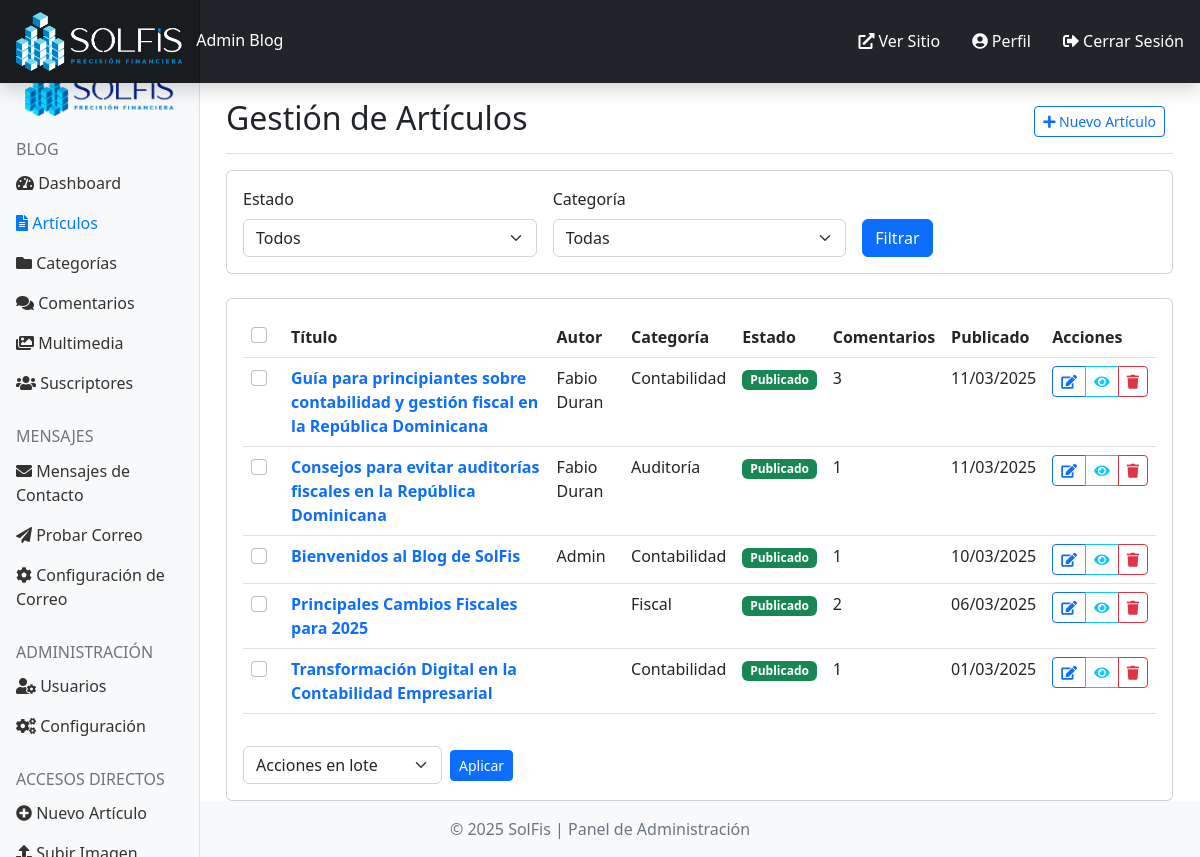
The page /admin/posts.php (signed in) on the database its author committed.
### tables this page shows
CREATE TABLE `posts` (
  `id` int(11) NOT NULL,
  `title` varchar(255) NOT NULL,
  `slug` varchar(255) NOT NULL,
  `excerpt` text DEFAULT NULL,
  `content` longtext NOT NULL,
  `category_id` int(11) DEFAULT NULL,
  `author_id` int(11) DEFAULT NULL,
  `status` enum('draft','published','archived') NOT NULL DEFAULT 'draft',
  `image` varchar(255) DEFAULT NULL,
  `published_at` datetime DEFAULT NULL,
  `created_at` datetime NOT NULL,
  `updated_at` datetime NOT NULL
);

CREATE TABLE `users` (
  `id` int(11) NOT NULL,
  `name` varchar(255) NOT NULL,
  `email` varchar(255) NOT NULL,
  `password` varchar(255) NOT NULL,
  `role` enum('admin','author','editor') NOT NULL DEFAULT 'author',
  `image` varchar(255) DEFAULT NULL,
  `bio` text DEFAULT NULL,
  `created_at` datetime NOT NULL,
  `updated_at` datetime NOT NULL
);

CREATE TABLE `categories` (
  `id` int(11) NOT NULL,
  `name` varchar(255) NOT NULL,
  `slug` varchar(255) NOT NULL,
  `description` text DEFAULT NULL,
  `created_at` datetime NOT NULL,
  `updated_at` datetime NOT NULL
);

### includes/blog-system.php (called while the page is built, shortened)
<?php
class Database {
    private $connection;
    private static $instance;
    private function __construct() {
        $this->connection = new mysqli(DB_HOST, DB_USER, DB_PASS, DB_NAME);
        $this->connection->set_charset("utf8mb4");
    }
    public static function getInstance() {
        if (!self::$instance) {
            self::$instance = new self();
        }
        return self::$instance;
    }
    public function query($sql) {
        return $this->connection->query($sql);
    }
}
class BlogPost {
    private $db;
    public function __construct() {
        $this->db = Database::getInstance();
    }
    public function getAdminPosts($page = 1, $per_page = 10, $status = null) {
        $offset = ($page - 1) * $per_page;
        $sql = "SELECT p.*, c.name as category_name, u.name as author_name
                FROM posts p
                LEFT JOIN categories c ON p.category_id = c.id
                LEFT JOIN users u ON p.author_id = u.id";
        $sql .= " ORDER BY p.created_at DESC LIMIT $offset, $per_page";
        $result = $this->db->query($sql);
        $posts = [];
        while ($result && $row = $result->fetch_assoc()) {
            $posts[] = $row;
        }
        $countSql = "SELECT COUNT(*) as total FROM posts";
        $countResult = $this->db->query($countSql);
        $totalPosts = 0;
        if ($countResult && $countResult->num_rows > 0) {
            $totalPosts = $countResult->fetch_assoc()['total'];
        }
        return [
            'posts' => $posts,
            'total' => $totalPosts,
            'pages' => ceil($totalPosts / $per_page),
            'current_page' => $page
        ];
    }
}
class Comment {
    private $db;
    public function __construct() {
        $this->db = Database::getInstance();
    }
    public function getPostComments($postId, $approved = true) {
        $postId = (int)$postId;
        $sql = "SELECT * FROM comments
                WHERE post_id = $postId";
        $sql .= " ORDER BY created_at DESC";
        $result = $this->db->query($sql);
        $comments = [];
        while ($result && $row = $result->fetch_assoc()) {
            $comments[] = $row;
        }
        return $comments;
    }
}
class Auth {
    private static $instance;
    public static function getInstance() {
        if (!self::$instance) {
            self::$instance = new self();
        }
        return self::$instance;
    }
}

### admin/posts.php (the view, shortened to what this page needs)
<?php
require_once '../includes/blog-system.php';
$blogPost = new BlogPost();
$page = isset($_GET['page']) ? (int)$_GET['page'] : 1;
$status = isset($_GET['status']) ? $_GET['status'] : null;
$per_page = 10;
$postsData = $blogPost->getAdminPosts($page, $per_page, $status);
$posts = $postsData['posts'];
?>
<?php include 'includes/header.php'; ?>
<div class="admin-main">
    <div class="container-fluid">
        <div class="row">
            <?php include 'includes/sidebar.php'; ?>
            <main class="col-md-9 ms-sm-auto col-lg-10 px-md-4">
                <div class="d-flex justify-content-between flex-wrap flex-md-nowrap align-items-center pt-3 pb-2 mb-3 border-bottom">
                    <h1 class="h2">Gestión de Artículos</h1>
                    <div class="btn-toolbar mb-2 mb-md-0">
                        <div class="btn-group me-2">
                            <a href="post-new.php" class="btn btn-sm btn-outline-primary">
                                <i class="fas fa-plus"></i> Nuevo Artículo
                            </a>
                        </div>
                    </div>
                </div>
                <div class="card mb-4">
                    <div class="card-body">
                        <form action="posts.php" method="get" class="row g-3">
                            <div class="col-md-4">
                                <label for="status" class="form-label">Estado</label>
                                <select name="status" id="status" class="form-select">
                                    <option value="">Todos</option>
                                </select>
                            </div>
                            <div class="col-md-4">
                                <label for="category" class="form-label">Categoría</label>
                                <select name="category" id="category" class="form-select">
                                    <option value="">Todas</option>
                                </select>
                            </div>
                            <div class="col-md-4 d-flex align-items-end">
                                <button type="submit" class="btn btn-primary">Filtrar</button>
                            </div>
                        </form>
                    </div>
                </div>
                <div class="card">
                    <div class="card-body">
                        <form action="posts.php" method="post">
                            <div class="table-responsive">
                                <table class="table table-hover">
                                    <thead>
                                        <tr>
                                            <th>
                                                <div class="form-check">
                                                    <input class="form-check-input select-all" type="checkbox" id="selectAll">
                                                </div>
                                            </th>
                                            <th>Título</th>
                                            <th>Autor</th>
                                            <th>Categoría</th>
                                            <th>Estado</th>
                                            <th>Comentarios</th>
                                            <th>Publicado</th>
                                            <th>Acciones</th>
                                        </tr>
                                    </thead>
                                    <tbody>
                                        <?php if (empty($posts)): ?>
                                        <tr>
                                            <td colspan="8" class="text-center py-4">No hay artículos que coincidan con los filtros aplicados.</td>
                                        </tr>
                                        <?php else: ?>
                                            <?php foreach ($posts as $post): ?>
                                            <tr>
                                                <td>
                                                    <div class="form-check">
                                                        <input class="form-check-input post-select" type="checkbox" name="post_ids[]" value="<?php echo $post['id']; ?>">
                                                    </div>
                                                </td>
                                                <td>
                                                    <a href="post-edit.php?id=<?php echo $post['id']; ?>" class="fw-bold text-decoration-none">
                                                        <?php echo $post['title']; ?>
                                                    </a>
                                                </td>
                                                <td><?php echo $post['author_name']; ?></td>
                                                <td><?php echo $post['category_name']; ?></td>
                                                <td>
                                                    <?php if ($post['status'] === 'published'): ?>
                                                        <span class="badge bg-success">Publicado</span>
                                                    <?php elseif ($post['status'] === 'draft'): ?>
                                                        <span class="badge bg-secondary">Borrador</span>
                                                    <?php else: ?>
                                                        <span class="badge bg-danger">Archivado</span>
                                                    <?php endif; ?>
                                                </td>
                                                <td>
                                                    <?php
                                                    $comment = new Comment();
                                                    $commentCount = count($comment->getPostComments($post['id'], false));
                                                    echo $commentCount > 0 ? $commentCount : '-';
                                                    ?>
                                                </td>
                                                <td><?php echo $post['published_at'] ? date('d/m/Y', strtotime($post['published_at'])) : '-'; ?></td>
                                                <td>
                                                    <div class="btn-group">
                                                        <a href="post-edit.php?id=<?php echo $post['id']; ?>" class="btn btn-sm btn-outline-primary">
                                                            <i class="fas fa-edit"></i>
                                                        </a>
                                                        <a href="../blog/<?php echo $post['slug']; ?>" target="_blank" class="btn btn-sm btn-outline-info">
                                                            <i class="fas fa-eye"></i>
                                                        </a>
                                                        <a href="post-delete.php?id=<?php echo $post['id']; ?>" class="btn btn-sm btn-outline-danger" onclick="return confirm('¿Está seguro de eliminar este artículo?');">
                                                            <i class="fas fa-trash"></i>
                                                        </a>
                                                    </div>
                                                </td>
                                            </tr>
                                            <?php endforeach; ?>
                                        <?php endif; ?>
                                    </tbody>
                                </table>
                            </div>
                            <div class="d-flex justify-content-between align-items-center mt-3">
                                <div class="bulk-actions d-flex align-items-center">
                                    <select name="action" class="form-select me-2">
                                        <option value="">Acciones en lote</option>
                                    </select>
                                    <button type="submit" class="btn btn-sm btn-primary">Aplicar</button>
                                </div>
                            </div>
                        </form>
                    </div>
                </div>
            </main>
        </div>
    </div>
</div>
<?php include 'includes/footer.php'; ?>

### admin/includes/header.php (style rules this page uses)
body { min-height: 100vh; display: flex; flex-direction: column; overflow-x: hidden; }
.container-fluid { width: 100%; padding-right: 15px; padding-left: 15px; overflow-x: hidden; }
.table-responsive { overflow-x: auto; -webkit-overflow-scrolling: touch; }
img, table, iframe, video, object { max-width: 100%; height: auto; }

### rows shown on the page
posts: title "Guía para principiantes sobre contabilidad y gestión fiscal en la República Dominicana", author.name "Fabio Duran", category.name "Contabilidad", status "Publicado", commentCount "3", published_at "11/03/2025"
posts: title "Consejos para evitar auditorías fiscales en la República Dominicana", author.name "Fabio Duran", category.name "Auditoría", status "Publicado", commentCount "1", published_at "11/03/2025"
posts: title "Bienvenidos al Blog de SolFis", author.name "Admin", category.name "Contabilidad", status "Publicado", commentCount "1", published_at "10/03/2025"
posts: title "Principales Cambios Fiscales para 2025", category.name "Fiscal", status "Publicado", commentCount "2", published_at "06/03/2025"
posts: title "Transformación Digital en la Contabilidad Empresarial", category.name "Contabilidad", status "Publicado", commentCount "1", published_at "01/03/2025"
